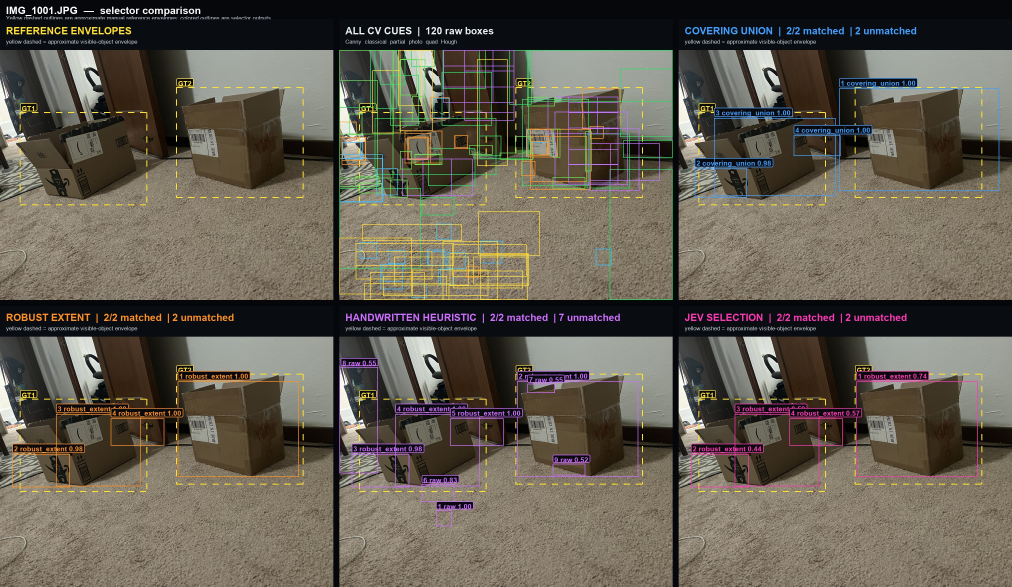
#> input picture lab/plugins/perception/composite_box_fusion/evidence/2026-09-17-real-photo-baseline/selector_visuals/IMG_1001_selector_comparison.jpg, 3036 x 1760 px (shown at 1/3 size)
$ python track_scene_motion.py ../../lab/plugins/perception/composite_box_fusion/evidence/2026-09-17-real-photo-baseline/selector_visuals/IMG_1001_selector_comparison.jpg ../../lab/plugins/perception/composite_box_fusion/evidence/2026-09-17-real-photo-baseline/selector_visuals/IMG_1002_selector_comparison.jpg
#> lines starting #> are read from the running program, lines starting #| are printed output that depends on the picture
### implementations/decision_cycle/perception/shared/motion/scene_motion.py
from __future__ import annotations

import json
from dataclasses import asdict, dataclass
from pathlib import Path

import numpy as np
from PIL import Image, ImageDraw

from implementations.decision_cycle.perception.shared.features.feature_tracking import (
    FeatureMatch,
    detect_keypoints,
    grayscale,
    match_keypoints,
    similarity_scale,
)


@dataclass
class MotionGroup:
    group_id: int
    match_count: int
    source_bbox: list[int]
    target_bbox: list[int]
    center_shift_px: list[float]
    median_motion_px: list[float]
    scale: float | None
    median_residual_px: float
    mean_score: float
    kind_hint: str


@dataclass
class SceneMotionResult:
    image_a: str
    image_b: str
    roi: list[int]
    keypoint_count: int
    match_count: int
    grouped_match_count: int
    ungrouped_match_count: int
    groups: list[MotionGroup]
    output_files: dict[str, str]


def analyze_scene_motion(
    image_a_path: str | Path,
    image_b_path: str | Path,
    out_dir: str | Path,
    *,
    max_features: int = 240,
    min_distance: int = 5,
    patch_radius: int = 4,
    search_radius: int = 90,
    min_score: float = 0.70,
    max_groups: int = 6,
    min_group_size: int = 8,
    residual_threshold: float = 7.0,
    roi: list[int] | None = None,
) -> SceneMotionResult:
    image_a = Image.open(image_a_path).convert("RGB")
    image_b = Image.open(image_b_path).convert("RGB")
    return analyze_scene_motion_images(
        image_a,
        image_b,
        out_dir,
        image_a_label=str(image_a_path),
        image_b_label=str(image_b_path),
        max_features=max_features,
        min_distance=min_distance,
        patch_radius=patch_radius,
        search_radius=search_radius,
        min_score=min_score,
        max_groups=max_groups,
        min_group_size=min_group_size,
        residual_threshold=residual_threshold,
        roi=roi,
    )


def analyze_scene_motion_images(
    image_a: Image.Image,
    image_b: Image.Image,
    out_dir: str | Path | None,
    *,
    image_a_label: str = "previous_frame",
    image_b_label: str = "current_frame",
    max_features: int = 240,
    min_distance: int = 5,
    patch_radius: int = 4,
    search_radius: int = 90,
    min_score: float = 0.70,
    max_groups: int = 6,
    min_group_size: int = 8,
    residual_threshold: float = 7.0,
    roi: list[int] | None = None,
) -> SceneMotionResult:
    """Analyze normalized in-memory frames without requiring source files."""

    out_path = Path(out_dir) if out_dir is not None else None
    if out_path is not None:
        out_path.mkdir(parents=True, exist_ok=True)

    image_a = image_a.convert("RGB")
    image_b = image_b.convert("RGB")
    width, height = image_a.size
    search_roi = clamp_roi(roi or [0, 0, width - 1, height - 1], width, height)

    gray_a = grayscale(image_a)
    gray_b = grayscale(image_b)
    keypoints = detect_keypoints(
        gray_a,
        search_roi,
        max_features=max_features,
        min_distance=min_distance,
        patch_radius=patch_radius,
    )
    matches = match_keypoints(
        gray_a,
        gray_b,
        keypoints,
        patch_radius=patch_radius,
        search_radius=search_radius,
        min_score=min_score,
    )
    groups, grouped_indices = find_motion_groups(
        matches,
        max_groups=max_groups,
        min_group_size=min_group_size,
        residual_threshold=residual_threshold,
    )

    grouped_count = sum(len(indices) for indices in grouped_indices)
    result = SceneMotionResult(
        image_a=image_a_label,
        image_b=image_b_label,
        roi=search_roi,
        keypoint_count=len(keypoints),
        match_count=len(matches),
        grouped_match_count=grouped_count,
        ungrouped_match_count=max(0, len(matches) - grouped_count),
        groups=groups,
        output_files={},
    )
    if out_path is not None:
        debug_path = out_path / "scene_motion.jpg"
        summary_path = out_path / "summary.json"
        render_scene_motion(image_a, image_b, search_roi, keypoints, matches, groups, grouped_indices).save(
            debug_path,
            quality=92,
        )
        result.output_files = {
            "scene_motion": str(debug_path),
            "summary": str(summary_path),
        }
        summary_path.write_text(json.dumps(asdict(result), indent=2), encoding="utf-8")
    return result


def clamp_roi(roi: list[int], width: int, height: int) -> list[int]:
    x0, y0, x1, y1 = roi
    x0 = max(0, min(width - 1, int(x0)))
    y0 = max(0, min(height - 1, int(y0)))
    x1 = max(0, min(width - 1, int(x1)))
    y1 = max(0, min(height - 1, int(y1)))
    if x1 < x0:
        x0, x1 = x1, x0
    if y1 < y0:
        y0, y1 = y1, y0
    return [x0, y0, x1, y1]


def find_motion_groups(
    matches: list[FeatureMatch],
    *,
    max_groups: int,
    min_group_size: int,
    residual_threshold: float,
) -> tuple[list[MotionGroup], list[list[int]]]:
    remaining = set(range(len(matches)))
    groups: list[MotionGroup] = []
    grouped_indices: list[list[int]] = []

    while len(groups) < max_groups and len(remaining) >= min_group_size:
        candidate = find_best_similarity_group(matches, sorted(remaining), residual_threshold)
        if candidate is None or len(candidate) < min_group_size:
            break

        group_id = len(groups)
        group = summarize_group(group_id, matches, candidate)
        groups.append(group)
        grouped_indices.append(candidate)
        remaining.difference_update(candidate)

    return groups, grouped_indices


def find_best_similarity_group(
    matches: list[FeatureMatch],
    indices: list[int],
    residual_threshold: float,
) -> list[int] | None:
    if len(indices) < 4:
        return None

    source = np.array([matches[i].source for i in indices], dtype=np.float64)
    target = np.array([matches[i].target for i in indices], dtype=np.float64)
    src_complex = source[:, 0] + 1j * source[:, 1]
    dst_complex = target[:, 0] + 1j * target[:, 1]

    best_local: np.ndarray | None = None
    best_score: tuple[int, float] | None = None
    for local_i in range(len(indices)):
        for local_j in range(local_i + 1, len(indices)):
            src_delta = src_complex[local_j] - src_complex[local_i]
            if abs(src_delta) < 10.0:
                continue

            transform = (dst_complex[local_j] - dst_complex[local_i]) / src_delta
            transform_scale = abs(transform)
            if transform_scale < 0.35 or transform_scale > 3.8:
                continue

            offset = dst_complex[local_i] - transform * src_complex[local_i]
            predicted = transform * src_complex + offset
            residual = np.abs(predicted - dst_complex)
            inliers = residual <= residual_threshold
            count = int(inliers.sum())
            if count < 4 or (best_score is not None and count < best_score[0]):
                continue

            median_residual = float(np.median(residual[inliers]))
            score = (count, -median_residual)
            if best_score is None or score > best_score:
                best_score = score
                best_local = inliers

    if best_local is None:
        return None

    return [indices[i] for i, is_inlier in enumerate(best_local) if is_inlier]


def summarize_group(group_id: int, matches: list[FeatureMatch], indices: list[int]) -> MotionGroup:
    source = np.array([matches[i].source for i in indices], dtype=np.float64)
    target = np.array([matches[i].target for i in indices], dtype=np.float64)
    deltas = target - source
    center_shift = target.mean(axis=0) - source.mean(axis=0)
    scale = similarity_scale(source, target)
    residual_norm = similarity_residuals(source, target)

    return MotionGroup(
        group_id=group_id,
        match_count=len(indices),
        source_bbox=point_bbox(source),
        target_bbox=point_bbox(target),
        center_shift_px=center_shift.round(4).tolist(),
        median_motion_px=np.median(deltas, axis=0).round(4).tolist(),
        scale=scale,
        median_residual_px=float(np.median(residual_norm)),
        mean_score=float(np.mean([matches[i].score for i in indices])),
        kind_hint=motion_kind_hint(scale, center_shift),
    )


def similarity_residuals(source: np.ndarray, target: np.ndarray) -> np.ndarray:
    if len(source) < 2:
        return np.zeros(len(source), dtype=np.float64)

    source_center = source.mean(axis=0)
    target_center = target.mean(axis=0)
    src_complex = (source[:, 0] - source_center[0]) + 1j * (source[:, 1] - source_center[1])
    dst_complex = (target[:, 0] - target_center[0]) + 1j * (target[:, 1] - target_center[1])
    denominator = np.sum(np.abs(src_complex) ** 2)
    if denominator < 1e-6:
        residual = target - source - (target_center - source_center)
        return np.sqrt((residual * residual).sum(axis=1))

    transform = np.sum(dst_complex * np.conj(src_complex)) / denominator
    offset = (target_center[0] + 1j * target_center[1]) - transform * (
        source_center[0] + 1j * source_center[1]
    )
    predicted = transform * (source[:, 0] + 1j * source[:, 1]) + offset
    observed = target[:, 0] + 1j * target[:, 1]
    return np.abs(predicted - observed)


def point_bbox(points: np.ndarray) -> list[int]:
    x0, y0 = np.floor(points.min(axis=0)).astype(int)
    x1, y1 = np.ceil(points.max(axis=0)).astype(int)
    return [int(x0), int(y0), int(x1), int(y1)]


def motion_kind_hint(scale: float | None, center_shift: np.ndarray) -> str:
    if scale is not None and scale >= 1.06:
        return "expanding_or_nearer"
    if scale is not None and scale <= 0.94:
        return "contracting_or_farther"
    if abs(float(center_shift[0])) >= abs(float(center_shift[1])) * 1.8:
        return "mostly_horizontal_motion"
    if abs(float(center_shift[1])) >= abs(float(center_shift[0])) * 1.8:
        return "mostly_vertical_motion"
    return "mixed_motion"


def render_scene_motion(
    image_a: Image.Image,
    image_b: Image.Image,
    roi: list[int],
    keypoints: list[tuple[int, int]],
    matches: list[FeatureMatch],
    groups: list[MotionGroup],
    grouped_indices: list[list[int]],
) -> Image.Image:
    width, height = image_a.size
    canvas = Image.new("RGB", (width * 2, max(height, image_b.height)), (18, 20, 24))
    canvas.paste(image_a, (0, 0))
    canvas.paste(image_b, (width, 0))
    draw = ImageDraw.Draw(canvas)

    x0, y0, x1, y1 = roi
    draw.rectangle([x0, y0, x1, y1], outline=(190, 190, 190), width=1)

    for x, y in keypoints:
        draw.ellipse([x - 1, y - 1, x + 1, y + 1], fill=(180, 180, 180))

    assigned: dict[int, int] = {}
    for group_index, indices in enumerate(grouped_indices):
        for match_index in indices:
            assigned[match_index] = group_index

    for match_index, match in enumerate(matches):
        if match_index in assigned:
            continue
        draw_match(draw, width, match, (95, 95, 95), line_width=1)

    for group_index, indices in enumerate(grouped_indices):
        color = GROUP_COLORS[group_index % len(GROUP_COLORS)]
        for match_index in indices:
            draw_match(draw, width, matches[match_index], color, line_width=2)

    for group, color in zip(groups, GROUP_COLORS):
        sx0, sy0, sx1, sy1 = group.source_bbox
        tx0, ty0, tx1, ty1 = group.target_bbox
        draw.rectangle([sx0, sy0, sx1, sy1], outline=color, width=2)
        draw.rectangle([tx0 + width, ty0, tx1 + width, ty1], outline=color, width=2)
        draw.text((sx0 + 3, max(0, sy0 - 14)), f"g{group.group_id}:{group.match_count}", fill=color)
        draw.text((tx0 + width + 3, max(0, ty0 - 14)), f"g{group.group_id}", fill=color)

    draw.text((8, 8), "source", fill=(255, 255, 255))
    draw.text((width + 8, 8), "target", fill=(255, 255, 255))
    return canvas


def draw_match(
    draw: ImageDraw.ImageDraw,
    image_width: int,
    match: FeatureMatch,
    color: tuple[int, int, int],
    *,
    line_width: int,
) -> None:
    sx, sy = match.source
    tx, ty = match.target
    draw.line([(sx, sy), (tx + image_width, ty)], fill=color, width=line_width)
    draw.ellipse([sx - 2, sy - 2, sx + 2, sy + 2], fill=color)
    draw.ellipse([tx + image_width - 2, ty - 2, tx + image_width + 2, ty + 2], fill=color)


GROUP_COLORS = [
    (70, 220, 110),
    (70, 180, 245),
    (245, 170, 55),
    (220, 95, 235),
    (245, 235, 80),
    (245, 90, 90),
]

### implementations/decision_cycle/perception/shared/features/feature_tracking.py
from __future__ import annotations

import json
from dataclasses import asdict, dataclass
from pathlib import Path
from typing import Any

import cv2
import numpy as np
from PIL import Image, ImageDraw


@dataclass
class FeatureMatch:
    source: list[float]
    target: list[float]
    score: float
    inlier: bool = True


@dataclass
class FeatureTrackingResult:
    image_a: str
    image_b: str
    bbox: list[int]
    keypoint_count: int
    match_count: int
    inlier_count: int
    median_dx_px: float | None
    median_dy_px: float | None
    center_shift_px: list[float] | None
    scale: float | None
    output_files: dict[str, str]
    matches: list[FeatureMatch]


# [44 lines left out: function track_features, not called in this run]


def grayscale(image: Image.Image) -> np.ndarray:
    arr = np.asarray(image).astype(np.float32)
    return 0.299 * arr[..., 0] + 0.587 * arr[..., 1] + 0.114 * arr[..., 2]


def detect_keypoints(
    gray: np.ndarray,
    bbox: list[int],
    *,
    max_features: int,
    min_distance: int,
    patch_radius: int,
) -> list[tuple[int, int]]:
    x0, y0, x1, y1 = bbox
    height, width = gray.shape
    margin = patch_radius + 2
    x0 = max(x0 + margin, margin)
    y0 = max(y0 + margin, margin)
    x1 = min(x1 - margin, width - margin - 1)
    y1 = min(y1 - margin, height - margin - 1)
    if x1 <= x0 or y1 <= y0:
        return []

    dx = np.zeros_like(gray)
    dy = np.zeros_like(gray)
    dx[:, 1:-1] = gray[:, 2:] - gray[:, :-2]
    dy[1:-1, :] = gray[2:, :] - gray[:-2, :]

    ixx = box_sum(dx * dx, radius=2)
    iyy = box_sum(dy * dy, radius=2)
    ixy = box_sum(dx * dy, radius=2)
    trace = ixx + iyy
    determinant = ixx * iyy - ixy * ixy
    score = determinant / np.maximum(trace, 1e-6)
    score[:y0, :] = 0
    score[y1 + 1:, :] = 0
    score[:, :x0] = 0
    score[:, x1 + 1:] = 0

    candidates = np.argwhere(score > np.percentile(score[y0:y1 + 1, x0:x1 + 1], 80))
    candidates = sorted(candidates, key=lambda p: score[p[0], p[1]], reverse=True)

    selected: list[tuple[int, int]] = []
    min_distance_sq = min_distance * min_distance
    for y, x in candidates:
        point = (int(x), int(y))
        if all((point[0] - px) ** 2 + (point[1] - py) ** 2 >= min_distance_sq for px, py in selected):
            selected.append(point)
            if len(selected) >= max_features:
                break
    return selected


def box_sum(values: np.ndarray, radius: int) -> np.ndarray:
    padded = np.pad(values, radius, mode="edge")
    integral = padded.cumsum(axis=0).cumsum(axis=1)
    integral = np.pad(integral, ((1, 0), (1, 0)), mode="constant")
    size = radius * 2 + 1
    return (
        integral[size:, size:]
        - integral[:-size, size:]
        - integral[size:, :-size]
        + integral[:-size, :-size]
    )


def match_keypoints(
    gray_a: np.ndarray,
    gray_b: np.ndarray,
    keypoints: list[tuple[int, int]],
    *,
    patch_radius: int,
    search_radius: int,
    min_score: float,
) -> list[FeatureMatch]:
    matches: list[FeatureMatch] = []
    height, width = gray_b.shape

    for x, y in keypoints:
        patch = extract_patch(gray_a, x, y, patch_radius)
        if patch is None:
            continue
        patch = patch.astype(np.float32)
        patch_norm = patch - patch.mean()
        patch_scale = float(np.sqrt((patch_norm * patch_norm).sum()))
        if patch_scale < 1e-6:
            continue

        left = max(patch_radius, x - search_radius)
        right = min(width - patch_radius - 1, x + search_radius)
        top = max(patch_radius, y - search_radius)
        bottom = min(height - patch_radius - 1, y + search_radius)
        if right <= left or bottom <= top:
            continue

        region = gray_b[top - patch_radius:bottom + patch_radius + 1,
                        left - patch_radius:right + patch_radius + 1].astype(np.float32)
        # The mean shift reduces float32 cancellation in low-contrast patches.
        # OpenCV computes the same normalized correlation without materializing
        # a search-window-by-patch array for every feature.
        region -= float(patch.mean())
        scores = cv2.matchTemplate(region, patch_norm, cv2.TM_CCOEFF_NORMED)

        best_flat = int(np.argmax(scores))
        best_y, best_x = np.unravel_index(best_flat, scores.shape)
        score = float(scores[best_y, best_x])
        if score < min_score:
            continue

        matches.append(FeatureMatch(
            source=[float(x), float(y)],
            target=[float(left + best_x), float(top + best_y)],
            score=score,
        ))
    return matches


def extract_patch(gray: np.ndarray, x: int, y: int, radius: int) -> np.ndarray | None:
    height, width = gray.shape
    if x - radius < 0 or x + radius >= width or y - radius < 0 or y + radius >= height:
        return None
    return gray[y - radius:y + radius + 1, x - radius:x + radius + 1]


# [86 lines left out: functions mark_inliers, make_result, not called in this run]


def similarity_scale(source: np.ndarray, target: np.ndarray) -> float | None:
    if len(source) < 2:
        return None
    source_center = source.mean(axis=0)
    target_center = target.mean(axis=0)
    src_complex = (source[:, 0] - source_center[0]) + 1j * (source[:, 1] - source_center[1])
    dst_complex = (target[:, 0] - target_center[0]) + 1j * (target[:, 1] - target_center[1])
    denominator = np.sum(np.abs(src_complex) ** 2)
    if denominator < 1e-6:
        return None
    transform = np.sum(dst_complex * np.conj(src_complex)) / denominator
    return float(abs(transform))


# [29 lines left out: function render_matches, not called in this run]

### scripts/perception/track_scene_motion.py
#!/usr/bin/env python3
from __future__ import annotations

import argparse
import json
import sys
from dataclasses import asdict
from datetime import datetime
from pathlib import Path

ROOT = Path(__file__).resolve().parents[2]
if str(ROOT) not in sys.path:
    sys.path.insert(0, str(ROOT))

from implementations.decision_cycle.perception.shared.motion.scene_motion import (
    analyze_scene_motion,
)


# [5 lines left out: function parse_roi, not called in this run]


def main() -> int:
    parser = argparse.ArgumentParser(
        description="Track whole-frame features and group motion-consistent scene regions."
    )
    parser.add_argument("image_a")
    parser.add_argument("image_b")
    parser.add_argument("--out-dir", default=None)
    parser.add_argument("--max-features", type=int, default=240)
    parser.add_argument("--min-distance", type=int, default=5)
    parser.add_argument("--patch-radius", type=int, default=4)
    parser.add_argument("--search-radius", type=int, default=90)
    parser.add_argument("--min-score", type=float, default=0.70)
    parser.add_argument("--max-groups", type=int, default=6)
    parser.add_argument("--min-group-size", type=int, default=8)
    parser.add_argument("--residual-threshold", type=float, default=7.0)
    parser.add_argument("--roi", type=parse_roi, default=None,
                        help="Optional search region as x0,y0,x1,y1. Defaults to the whole frame.")
    args = parser.parse_args()

    out_dir = Path(args.out_dir or Path("lab") / "runs" / "scene_motion" / datetime.now().strftime("%Y%m%d-%H%M%S"))
    result = analyze_scene_motion(
        args.image_a,
        args.image_b,
        out_dir,
        max_features=args.max_features,
        min_distance=args.min_distance,
        patch_radius=args.patch_radius,
        search_radius=args.search_radius,
        min_score=args.min_score,
        max_groups=args.max_groups,
        min_group_size=args.min_group_size,
        residual_threshold=args.residual_threshold,
        roi=args.roi,
    )
#> in analyze_scene_motion, image_a is the input picture: PIL image 3036x1760 RGB; mean R, G, B 98, 91.7, 80.4
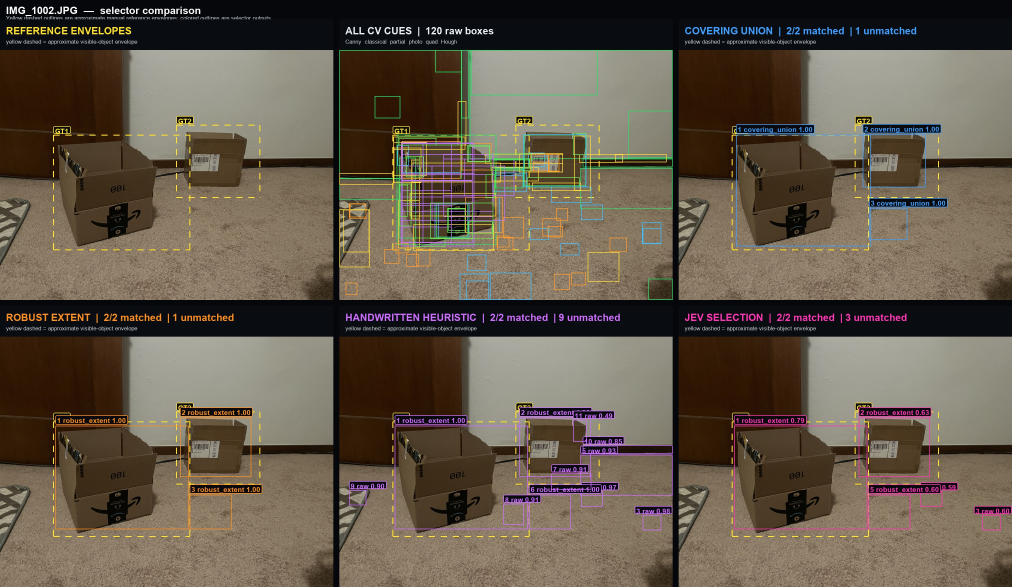
#> input picture lab/plugins/perception/composite_box_fusion/evidence/2026-09-17-real-photo-baseline/selector_visuals/IMG_1002_selector_comparison.jpg, 3036 x 1760 px (shown at 1/3 size)
#> in analyze_scene_motion, image_b is the input picture: PIL image 3036x1760 RGB; mean R, G, B 99.5, 88.4, 74.1
#> in grayscale, `return 0.299 * arr[..., 0] + 0.587 * arr[..., 1] + 0.114 * arr[..., 2]`:
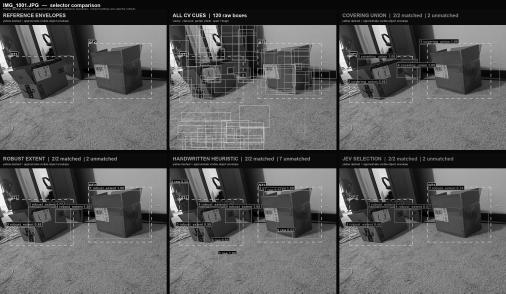
#> returned value: shape (1760, 3036) float32 (shown at 1/6 size); min 0, max 255, mean 92.3
#> in grayscale (call 2), `return 0.299 * arr[..., 0] + 0.587 * arr[..., 1] + 0.114 * arr[..., 2]`:
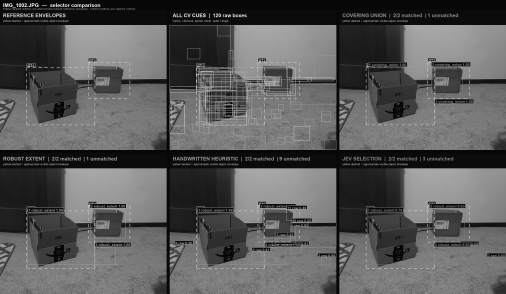
#> returned value: shape (1760, 3036) float32 (shown at 1/6 size); min 0, max 255, mean 90.1
#> in detect_keypoints, `dx[:, 1:-1] = gray[:, 2:] - gray[:, :-2]`:
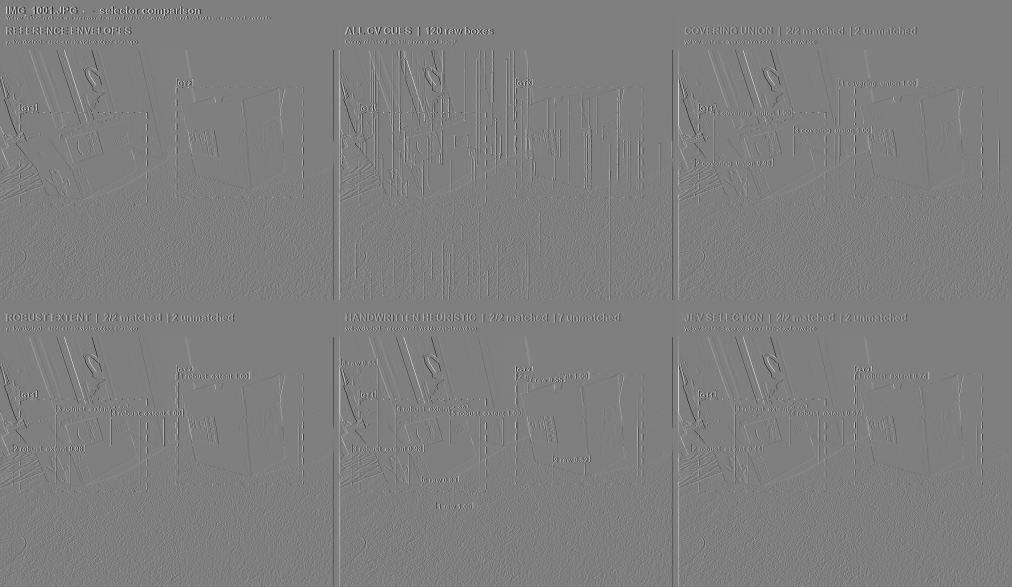
#> dx: shape (1760, 3036) float32 (shown at 1/3 size); min -255, max 254.8, mean 0; drawn with min black and max white
#> (the rest of the program and of its run is left out)
